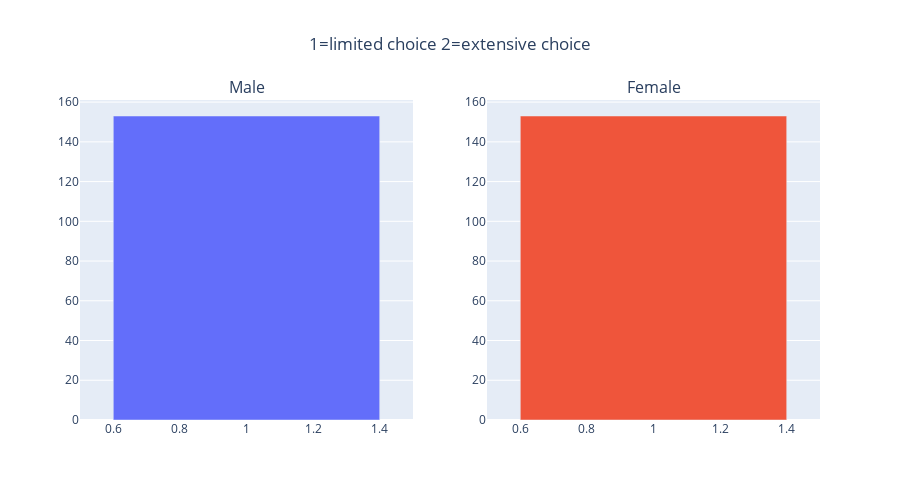
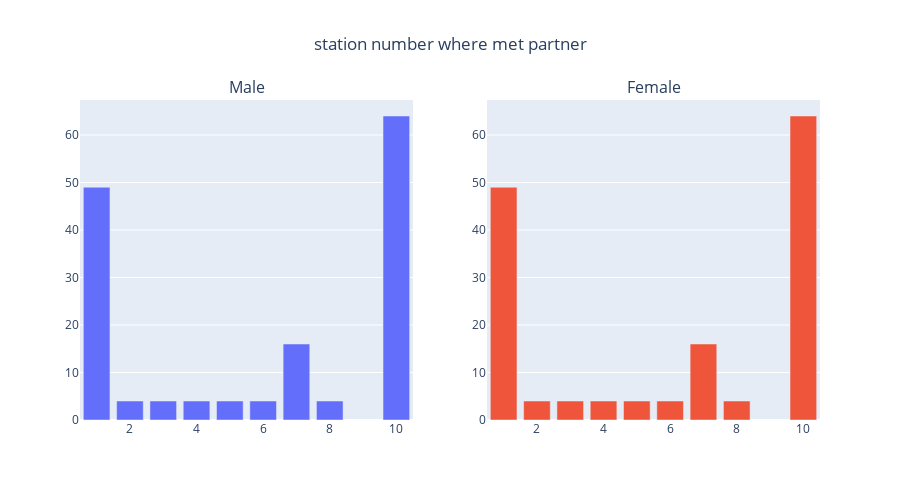
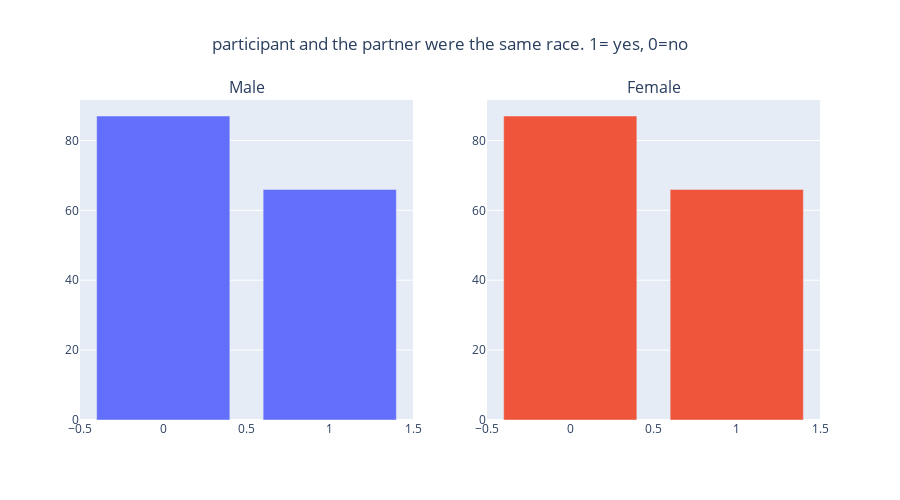
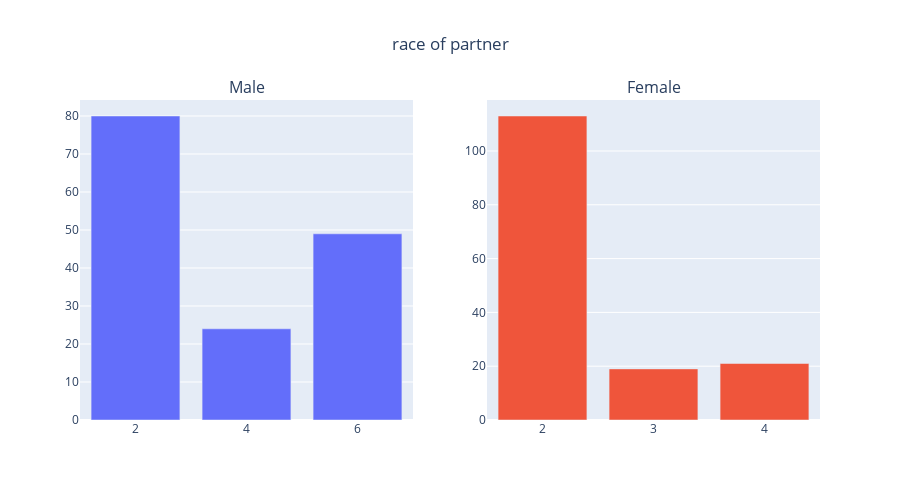

Notebook source saved alongside these figures, in order:
### Code cell
for item in [*dic_general_attrib_qualitatif.keys()]:
    # Barplot of each qualitative variable
    cat_features = twice_columns([item])
    fig2 = make_subplots(rows = 1, cols = 2, subplot_titles = ['Male','Female'])
    for i in range(len(cat_features)):
        
        x_coords = dataset[cat_features[i]].value_counts().index.tolist()
        y_coords = dataset[cat_features[i]].value_counts().tolist()
        
        fig2.add_trace(
            go.Bar(
                x = x_coords,
                y = y_coords),
            row = 1,
            col = i + 1)
    fig2.update_layout(
            title = go.layout.Title(text = dic_general_attrib_qualitatif[item], x = 0.5), showlegend = False, 
                autosize=False, height=500)
    fig2.show()

### Figure 1 — Plotly figure (JSON) as saved in the notebook; plotly's stock layout.template omitted (floating-point values rounded to 4 significant figures)
{"data": [{"type": "bar", "x": [1], "xaxis": "x", "y": [153], "yaxis": "y"}, {"type": "bar", "x": [1], "xaxis": "x2", "y": [153], "yaxis": "y2"}], "layout": {"annotations": [{"font": {"size": 16}, "showarrow": false, "text": "Male", "x": 0.225, "xanchor": "center", "xref": "paper", "y": 1, "yanchor": "bottom", "yref": "paper"}, {"font": {"size": 16}, "showarrow": false, "text": "Female", "x": 0.775, "xanchor": "center", "xref": "paper", "y": 1, "yanchor": "bottom", "yref": "paper"}], "autosize": false, "height": 500, "showlegend": false, "title": {"text": "1=limited choice 2=extensive choice", "x": 0.5}, "xaxis": {"anchor": "y", "domain": [0, 0.45]}, "xaxis2": {"anchor": "y2", "domain": [0.55, 1]}, "yaxis": {"anchor": "x", "domain": [0, 1]}, "yaxis2": {"anchor": "x2", "domain": [0, 1]}}}

### Figure 2 — Plotly figure (JSON) as saved in the notebook; plotly's stock layout.template omitted (floating-point values rounded to 4 significant figures)
{"data": [{"type": "bar", "x": [10, 1, 7, 2, 3, 6, 4, 8, 5], "xaxis": "x", "y": [64, 49, 16, 4, 4, 4, 4, 4, 4], "yaxis": "y"}, {"type": "bar", "x": [10, 1, 7, 2, 3, 6, 4, 8, 5], "xaxis": "x2", "y": [64, 49, 16, 4, 4, 4, 4, 4, 4], "yaxis": "y2"}], "layout": {"annotations": [{"font": {"size": 16}, "showarrow": false, "text": "Male", "x": 0.225, "xanchor": "center", "xref": "paper", "y": 1, "yanchor": "bottom", "yref": "paper"}, {"font": {"size": 16}, "showarrow": false, "text": "Female", "x": 0.775, "xanchor": "center", "xref": "paper", "y": 1, "yanchor": "bottom", "yref": "paper"}], "autosize": false, "height": 500, "showlegend": false, "title": {"text": "station number where met partner", "x": 0.5}, "xaxis": {"anchor": "y", "domain": [0, 0.45]}, "xaxis2": {"anchor": "y2", "domain": [0.55, 1]}, "yaxis": {"anchor": "x", "domain": [0, 1]}, "yaxis2": {"anchor": "x2", "domain": [0, 1]}}}

### Figure 3 — Plotly figure (JSON) as saved in the notebook; plotly's stock layout.template omitted (floating-point values rounded to 4 significant figures)
{"data": [{"type": "bar", "x": [0, 1], "xaxis": "x", "y": [87, 66], "yaxis": "y"}, {"type": "bar", "x": [0, 1], "xaxis": "x2", "y": [87, 66], "yaxis": "y2"}], "layout": {"annotations": [{"font": {"size": 16}, "showarrow": false, "text": "Male", "x": 0.225, "xanchor": "center", "xref": "paper", "y": 1, "yanchor": "bottom", "yref": "paper"}, {"font": {"size": 16}, "showarrow": false, "text": "Female", "x": 0.775, "xanchor": "center", "xref": "paper", "y": 1, "yanchor": "bottom", "yref": "paper"}], "autosize": false, "height": 500, "showlegend": false, "title": {"text": "participant and the partner were the same race. 1= yes, 0=no", "x": 0.5}, "xaxis": {"anchor": "y", "domain": [0, 0.45]}, "xaxis2": {"anchor": "y2", "domain": [0.55, 1]}, "yaxis": {"anchor": "x", "domain": [0, 1]}, "yaxis2": {"anchor": "x2", "domain": [0, 1]}}}

### Figure 4 — Plotly figure (JSON) as saved in the notebook; plotly's stock layout.template omitted (floating-point values rounded to 4 significant figures)
{"data": [{"type": "bar", "x": [2, 6, 4], "xaxis": "x", "y": [80, 49, 24], "yaxis": "y"}, {"type": "bar", "x": [2, 4, 3], "xaxis": "x2", "y": [113, 21, 19], "yaxis": "y2"}], "layout": {"annotations": [{"font": {"size": 16}, "showarrow": false, "text": "Male", "x": 0.225, "xanchor": "center", "xref": "paper", "y": 1, "yanchor": "bottom", "yref": "paper"}, {"font": {"size": 16}, "showarrow": false, "text": "Female", "x": 0.775, "xanchor": "center", "xref": "paper", "y": 1, "yanchor": "bottom", "yref": "paper"}], "autosize": false, "height": 500, "showlegend": false, "title": {"text": "race of partner", "x": 0.5}, "xaxis": {"anchor": "y", "domain": [0, 0.45]}, "xaxis2": {"anchor": "y2", "domain": [0.55, 1]}, "yaxis": {"anchor": "x", "domain": [0, 1]}, "yaxis2": {"anchor": "x2", "domain": [0, 1]}}}
